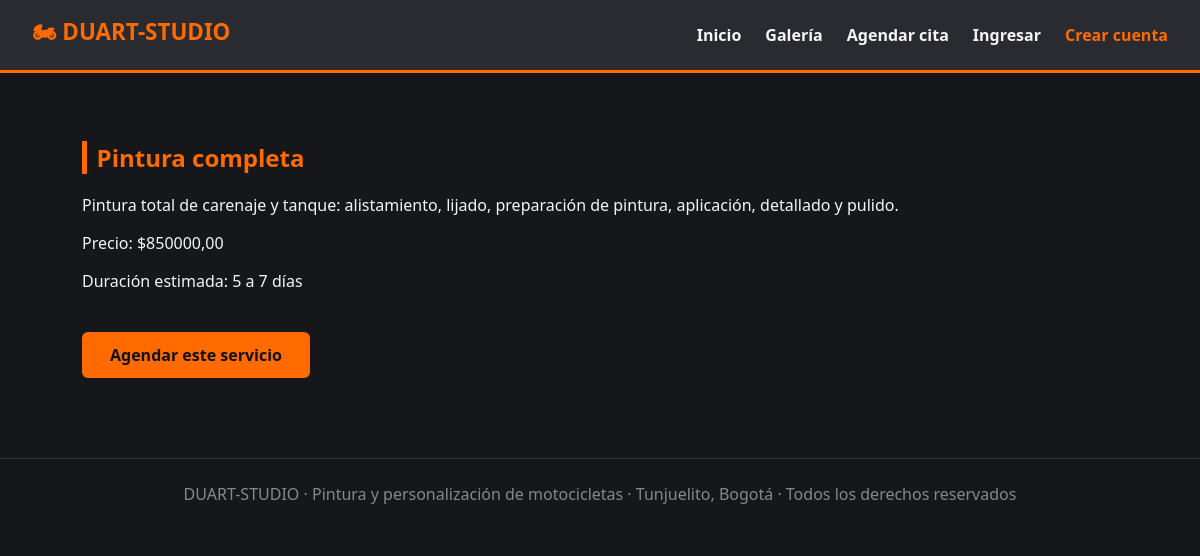
The app's page /servicio/1/ with its own data.
### taller_motos/models.py (models this page shows, shortened)
class Servicio(models.Model):
    nombre = models.CharField(max_length=100)
    descripcion = models.TextField()
    precio = models.DecimalField(max_digits=10, decimal_places=2, help_text="Precio de referencia en pesos colombianos")
    duracion_estimada = models.CharField(max_length=50, help_text="Ej: 1 hora, 30 min")
    imagen_url = models.URLField(blank=True, help_text="Enlace a una imagen del servicio")

### taller_motos/views.py (the view)
# urls.py: path("servicio/<int:servicio_id>/", views.servicio_detail, name="servicio_detail"),
def servicio_detail(request, servicio_id):
    servicio = get_object_or_404(Servicio, pk=servicio_id)
    return render(request, "taller_motos/servicio_detail.html", {"servicio": servicio})

### taller_motos/context_processors.py (called while the page is built)
def rol(request):
    usuario = request.user
    administrador = es_administrador(usuario)
    if administrador:
        nombre = "Administrador"
    elif es_cliente(usuario):
        nombre = "Cliente"
    else:
        nombre = "Visitante"
    return {"es_administrador": administrador, "rol_usuario": nombre}

### taller_motos/roles.py (called while the page is built)
def es_administrador(usuario):
    return usuario.is_authenticated and (
        usuario.is_superuser or usuario.groups.filter(name=ADMINISTRADOR).exists()
    )

def es_cliente(usuario):
    return usuario.is_authenticated and usuario.groups.filter(name=CLIENTE).exists()

### taller_motos/templates/taller_motos/servicio_detail.html (shortened to what this page needs)
{% extends "taller_motos/base.html" %}
{% block contenido %}
<section class="seccion">
  <h2>{{ servicio.nombre }}</h2>
  <p>{{ servicio.descripcion }}</p>
  <p class="precio">Precio: ${{ servicio.precio }}</p>
  <p>Duración estimada: {{ servicio.duracion_estimada }}</p>
  <a class="btn" href="{% url 'taller_motos:contacto' %}">Agendar este servicio</a>
</section>
{% endblock %}

### taller_motos/static/taller_motos/estilos.css (style rules this page uses)
:root { --negro: #16171b; --naranja: #ff6b00; --gris: #2a2b30; --blanco: #f5f5f5; }
* { box-sizing: border-box; }
body { margin: 0; font-family: "Segoe UI", Arial, sans-serif; background: var(--negro); color: var(--blanco); }
.btn { display: inline-block; margin-top: 1.5rem; padding: .75rem 1.75rem; background: var(--naranja); color: #111; font-weight: bold; border-radius: 6px; text-decoration: none; }
.seccion { padding: 3rem 2rem; max-width: 1100px; margin: 0 auto; }
.seccion h2 { color: var(--naranja); border-left: 5px solid var(--naranja); padding-left: .6rem; }
a { color: var(--naranja); }

### records on screen
Servicio: nombre "Pintura completa", descripcion "Pintura total de carenaje y tanque: alistamiento, lijado, preparación de pintura, aplicación, detallado y pulido.", precio "850000,00", duracion_estimada "5 a 7 días"
